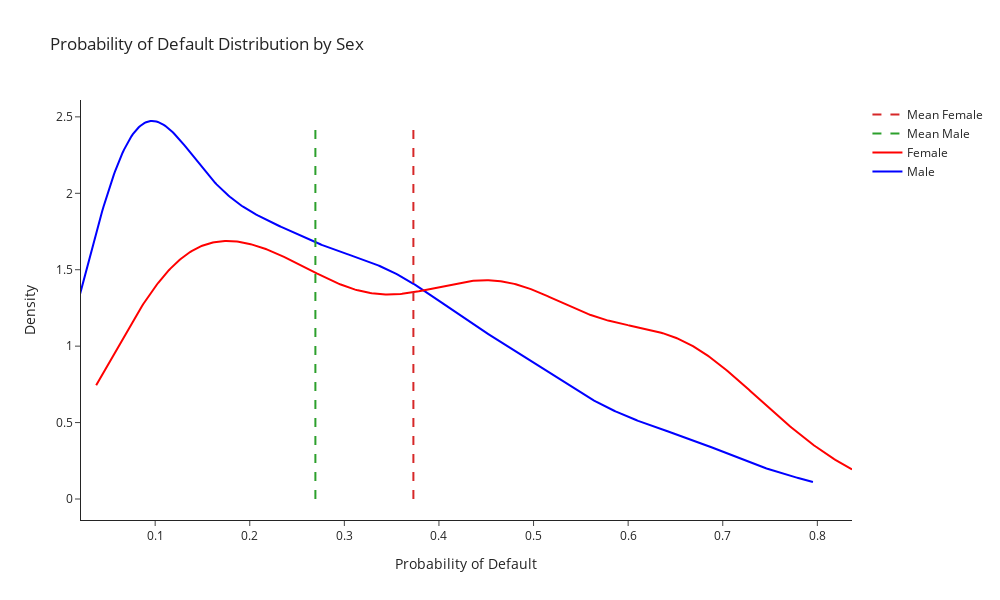

This figure's notebook cell:
### Code cell
threshold_dict = {'Mean Male': mean1, 'Mean Female': mean2}
plot_pd_hist(df, threshold_dict=threshold_dict)

### Figure 1 — Plotly figure (JSON) as saved in the notebook; plotly's stock layout.template omitted (floating-point values rounded to 4 significant figures; data arrays with more than 128 entries replaced by an {"elided": "..."} marker saying what was removed)
{"data": [{"legendgroup": "Male", "marker": {"color": "blue"}, "mode": "lines", "name": "Male", "showlegend": true, "type": "scatter", "x": {"elided": "500 float values"}, "xaxis": "x", "y": {"elided": "500 float values"}, "yaxis": "y"}, {"legendgroup": "Female", "marker": {"color": "red"}, "mode": "lines", "name": "Female", "showlegend": true, "type": "scatter", "x": {"elided": "500 float values"}, "xaxis": "x", "y": {"elided": "500 float values"}, "yaxis": "y"}, {"line": {"dash": "dash"}, "mode": "lines", "name": "Mean Male", "type": "scatter", "x": [0.2694, 0.2694], "y": [0, 2.473]}, {"line": {"dash": "dash"}, "mode": "lines", "name": "Mean Female", "type": "scatter", "x": [0.373, 0.373], "y": [0, 2.473]}], "layout": {"barmode": "overlay", "height": 600, "hovermode": "closest", "legend": {"traceorder": "reversed"}, "title": {"text": "Probability of Default Distribution by Sex"}, "width": 1000, "xaxis": {"anchor": "y2", "domain": [0, 1], "title": {"text": "Probability of Default"}, "zeroline": false}, "yaxis": {"anchor": "free", "domain": [0, 1], "position": 0, "title": {"text": "Density"}}}}
